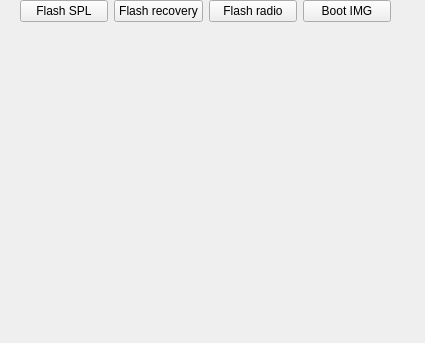
<?xml version="1.0" encoding="UTF-8"?>
<ui version="4.0">
 <class>FastbootWidget</class>
 <widget class="QWidget" name="FastbootWidget">
  <property name="geometry">
   <rect>
    <x>0</x>
    <y>0</y>
    <width>425</width>
    <height>343</height>
   </rect>
  </property>
  <property name="windowTitle">
   <string notr="true">Form</string>
  </property>
  <widget class="QWidget" name="layoutWidget">
   <property name="geometry">
    <rect>
     <x>20</x>
     <y>0</y>
     <width>371</width>
     <height>321</height>
    </rect>
   </property>
   <layout class="QGridLayout" name="layoutFastboot">
    <item row="0" column="0">
     <widget class="QPushButton" name="buttonFlashSPL">
      <property name="focusPolicy">
       <enum>Qt::ClickFocus</enum>
      </property>
      <property name="text">
       <string>Flash SPL</string>
      </property>
     </widget>
    </item>
    <item row="2" column="0">
     <spacer name="verticalSpacer_4">
      <property name="orientation">
       <enum>Qt::Vertical</enum>
      </property>
      <property name="sizeHint" stdset="0">
       <size>
        <width>20</width>
        <height>40</height>
       </size>
      </property>
     </spacer>
    </item>
    <item row="0" column="1">
     <widget class="QPushButton" name="buttonFlashRecovery">
      <property name="focusPolicy">
       <enum>Qt::ClickFocus</enum>
      </property>
      <property name="text">
       <string>Flash recovery</string>
      </property>
     </widget>
    </item>
    <item row="0" column="2">
     <widget class="QPushButton" name="buttonFlashRadio">
      <property name="focusPolicy">
       <enum>Qt::ClickFocus</enum>
      </property>
      <property name="text">
       <string>Flash radio</string>
      </property>
     </widget>
    </item>
    <item row="0" column="3">
     <widget class="QPushButton" name="buttonBootIMG">
      <property name="focusPolicy">
       <enum>Qt::ClickFocus</enum>
      </property>
      <property name="text">
       <string>Boot IMG</string>
      </property>
     </widget>
    </item>
   </layout>
  </widget>
 </widget>
 <resources/>
 <connections/>
</ui>
